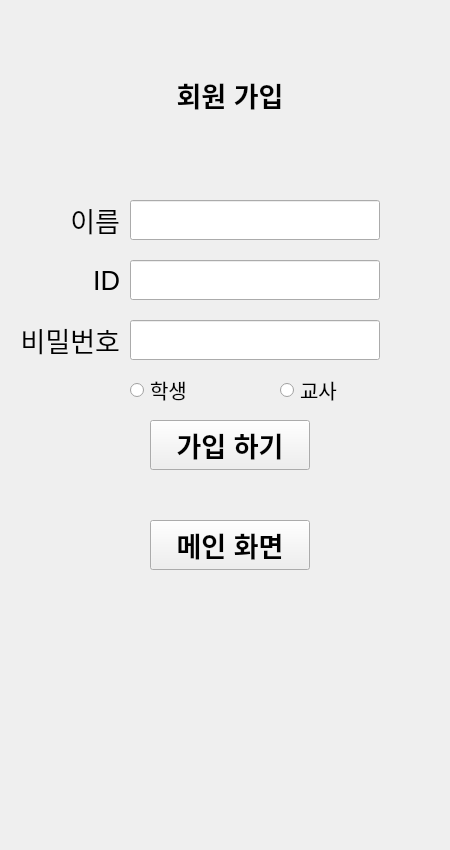
<?xml version="1.0" encoding="UTF-8"?>
<ui version="4.0">
 <class>joinWidget</class>
 <widget class="QWidget" name="joinWidget">
  <property name="geometry">
   <rect>
    <x>0</x>
    <y>0</y>
    <width>450</width>
    <height>850</height>
   </rect>
  </property>
  <property name="windowTitle">
   <string>Form</string>
  </property>
  <widget class="QLabel" name="label">
   <property name="geometry">
    <rect>
     <x>150</x>
     <y>70</y>
     <width>160</width>
     <height>50</height>
    </rect>
   </property>
   <property name="font">
    <font>
     <pointsize>20</pointsize>
     <weight>75</weight>
     <bold>true</bold>
    </font>
   </property>
   <property name="layoutDirection">
    <enum>Qt::LeftToRight</enum>
   </property>
   <property name="text">
    <string>회원 가입</string>
   </property>
   <property name="alignment">
    <set>Qt::AlignCenter</set>
   </property>
  </widget>
  <widget class="QLabel" name="label_2">
   <property name="geometry">
    <rect>
     <x>60</x>
     <y>260</y>
     <width>60</width>
     <height>40</height>
    </rect>
   </property>
   <property name="font">
    <font>
     <pointsize>20</pointsize>
     <weight>50</weight>
     <bold>false</bold>
    </font>
   </property>
   <property name="layoutDirection">
    <enum>Qt::LeftToRight</enum>
   </property>
   <property name="text">
    <string>ID</string>
   </property>
   <property name="alignment">
    <set>Qt::AlignRight|Qt::AlignTrailing|Qt::AlignVCenter</set>
   </property>
  </widget>
  <widget class="QLabel" name="label_3">
   <property name="geometry">
    <rect>
     <x>0</x>
     <y>320</y>
     <width>120</width>
     <height>40</height>
    </rect>
   </property>
   <property name="font">
    <font>
     <pointsize>20</pointsize>
     <weight>50</weight>
     <bold>false</bold>
    </font>
   </property>
   <property name="layoutDirection">
    <enum>Qt::LeftToRight</enum>
   </property>
   <property name="text">
    <string>비밀번호</string>
   </property>
   <property name="alignment">
    <set>Qt::AlignRight|Qt::AlignTrailing|Qt::AlignVCenter</set>
   </property>
  </widget>
  <widget class="QRadioButton" name="studentCheck">
   <property name="geometry">
    <rect>
     <x>130</x>
     <y>370</y>
     <width>100</width>
     <height>40</height>
    </rect>
   </property>
   <property name="font">
    <font>
     <pointsize>15</pointsize>
    </font>
   </property>
   <property name="text">
    <string>학생</string>
   </property>
  </widget>
  <widget class="QRadioButton" name="teacherCheck">
   <property name="geometry">
    <rect>
     <x>280</x>
     <y>370</y>
     <width>100</width>
     <height>40</height>
    </rect>
   </property>
   <property name="font">
    <font>
     <pointsize>15</pointsize>
    </font>
   </property>
   <property name="text">
    <string>교사</string>
   </property>
  </widget>
  <widget class="QPushButton" name="joinButton">
   <property name="geometry">
    <rect>
     <x>150</x>
     <y>420</y>
     <width>160</width>
     <height>50</height>
    </rect>
   </property>
   <property name="font">
    <font>
     <pointsize>20</pointsize>
     <weight>75</weight>
     <bold>true</bold>
    </font>
   </property>
   <property name="text">
    <string>가입 하기</string>
   </property>
  </widget>
  <widget class="QLabel" name="label_4">
   <property name="geometry">
    <rect>
     <x>60</x>
     <y>200</y>
     <width>60</width>
     <height>40</height>
    </rect>
   </property>
   <property name="font">
    <font>
     <pointsize>20</pointsize>
     <weight>50</weight>
     <bold>false</bold>
    </font>
   </property>
   <property name="layoutDirection">
    <enum>Qt::LeftToRight</enum>
   </property>
   <property name="text">
    <string>이름</string>
   </property>
   <property name="alignment">
    <set>Qt::AlignRight|Qt::AlignTrailing|Qt::AlignVCenter</set>
   </property>
  </widget>
  <widget class="QLineEdit" name="nameLine">
   <property name="geometry">
    <rect>
     <x>130</x>
     <y>200</y>
     <width>250</width>
     <height>40</height>
    </rect>
   </property>
   <property name="font">
    <font>
     <pointsize>15</pointsize>
    </font>
   </property>
   <property name="text">
    <string/>
   </property>
  </widget>
  <widget class="QLineEdit" name="idLine">
   <property name="geometry">
    <rect>
     <x>130</x>
     <y>260</y>
     <width>250</width>
     <height>40</height>
    </rect>
   </property>
   <property name="font">
    <font>
     <pointsize>15</pointsize>
    </font>
   </property>
   <property name="text">
    <string/>
   </property>
  </widget>
  <widget class="QLineEdit" name="passLine">
   <property name="geometry">
    <rect>
     <x>130</x>
     <y>320</y>
     <width>250</width>
     <height>40</height>
    </rect>
   </property>
   <property name="font">
    <font>
     <pointsize>15</pointsize>
    </font>
   </property>
   <property name="text">
    <string/>
   </property>
  </widget>
  <widget class="QPushButton" name="moveMain">
   <property name="geometry">
    <rect>
     <x>150</x>
     <y>520</y>
     <width>160</width>
     <height>50</height>
    </rect>
   </property>
   <property name="font">
    <font>
     <pointsize>20</pointsize>
     <weight>75</weight>
     <bold>true</bold>
    </font>
   </property>
   <property name="text">
    <string>메인 화면</string>
   </property>
  </widget>
 </widget>
 <resources/>
 <connections/>
</ui>
